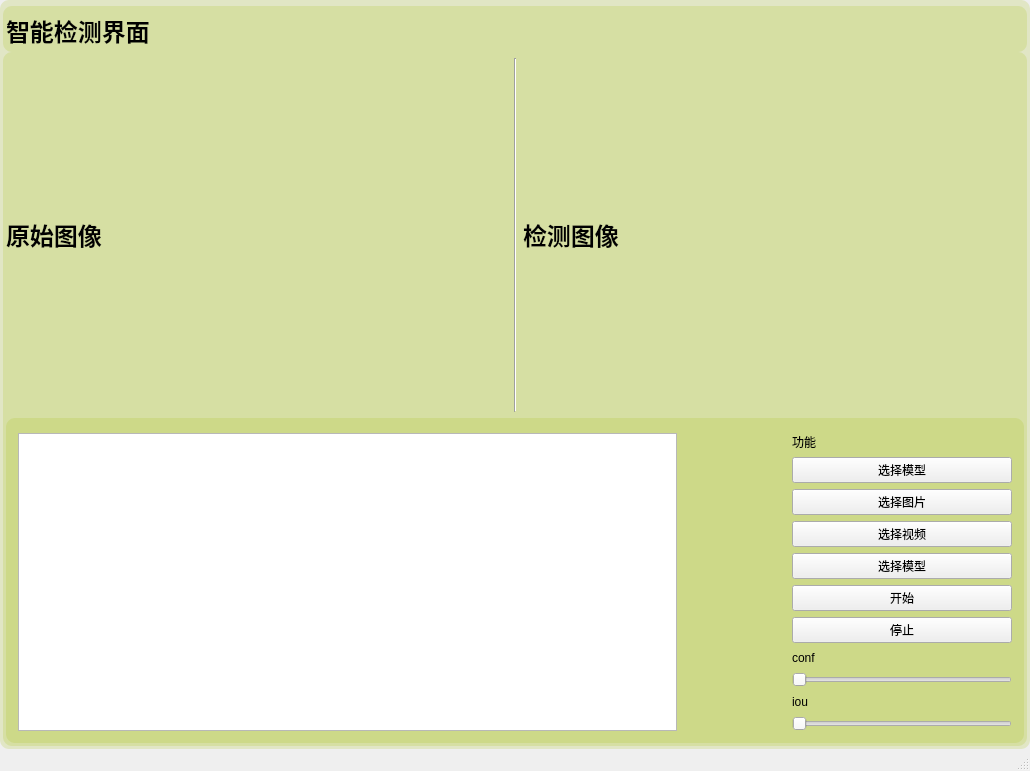
<?xml version="1.0" encoding="UTF-8"?>
<ui version="4.0">
 <class>MainWindow</class>
 <widget class="QMainWindow" name="MainWindow">
  <property name="geometry">
   <rect>
    <x>0</x>
    <y>0</y>
    <width>1030</width>
    <height>771</height>
   </rect>
  </property>
  <property name="windowTitle">
   <string>MainWindow</string>
  </property>
  <widget class="QWidget" name="centralwidget">
   <layout class="QVBoxLayout" name="verticalLayout" stretch="0">
    <property name="spacing">
     <number>0</number>
    </property>
    <property name="leftMargin">
     <number>0</number>
    </property>
    <property name="topMargin">
     <number>0</number>
    </property>
    <property name="rightMargin">
     <number>0</number>
    </property>
    <property name="bottomMargin">
     <number>0</number>
    </property>
    <item>
     <widget class="QGroupBox" name="groupBox1">
      <property name="styleSheet">
       <string notr="true">#groupBox1{
border: 0px solid #42adff;
border-radius:9px;
background:rgba(166, 195, 25, 50);}</string>
      </property>
      <property name="title">
       <string/>
      </property>
      <layout class="QVBoxLayout" name="verticalLayout_3" stretch="1,15">
       <property name="spacing">
        <number>0</number>
       </property>
       <property name="leftMargin">
        <number>0</number>
       </property>
       <property name="topMargin">
        <number>0</number>
       </property>
       <property name="rightMargin">
        <number>0</number>
       </property>
       <property name="bottomMargin">
        <number>0</number>
       </property>
       <item>
        <widget class="QGroupBox" name="groupBox2">
         <property name="styleSheet">
          <string notr="true">#groupBox2{
border: 0px solid #42adff;
border-radius:9px;
background:rgba(166, 195, 25, 50);}</string>
         </property>
         <property name="title">
          <string/>
         </property>
         <layout class="QHBoxLayout" name="horizontalLayout_2">
          <property name="leftMargin">
           <number>0</number>
          </property>
          <property name="topMargin">
           <number>0</number>
          </property>
          <property name="rightMargin">
           <number>0</number>
          </property>
          <property name="bottomMargin">
           <number>0</number>
          </property>
          <item>
           <widget class="QLabel" name="label_4">
            <property name="styleSheet">
             <string notr="true">QLabel
{
	font-size: 24px;
	font-family: &quot;Microsoft YaHei&quot;;
	font-weight: bold;
 		border-radius:9px;
		background:rgba(66, 195, 255, 0);
color: rgb(0, 0, 0);
}
</string>
            </property>
            <property name="frameShape">
             <enum>QFrame::NoFrame</enum>
            </property>
            <property name="text">
             <string>智能检测界面</string>
            </property>
            <property name="textFormat">
             <enum>Qt::AutoText</enum>
            </property>
           </widget>
          </item>
          <item>
           <spacer name="horizontalSpacer">
            <property name="orientation">
             <enum>Qt::Horizontal</enum>
            </property>
            <property name="sizeHint" stdset="0">
             <size>
              <width>715</width>
              <height>28</height>
             </size>
            </property>
           </spacer>
          </item>
          <item>
           <layout class="QHBoxLayout" name="horizontalLayout_5">
            <property name="spacing">
             <number>0</number>
            </property>
            <item>
             <widget class="QPushButton" name="minButton">
              <property name="minimumSize">
               <size>
                <width>50</width>
                <height>28</height>
               </size>
              </property>
              <property name="maximumSize">
               <size>
                <width>50</width>
                <height>28</height>
               </size>
              </property>
              <property name="styleSheet">
               <string notr="true">QPushButton {
border-style: solid;
border-width: 0px;
border-radius: 0px;
background-color: rgba(223, 223, 223, 0);}
QPushButton::focus{outline: none;}
QPushButton::hover {
border-style: solid;
border-width: 0px;
border-radius: 0px;
background-color: rgba(223, 223, 223, 150);}</string>
              </property>
              <property name="text">
               <string/>
              </property>
              <property name="icon">
               <iconset>
                <normaloff>:/img/icon/最小化.png</normaloff>:/img/icon/最小化.png</iconset>
              </property>
             </widget>
            </item>
            <item>
             <widget class="QPushButton" name="maxButton">
              <property name="minimumSize">
               <size>
                <width>50</width>
                <height>28</height>
               </size>
              </property>
              <property name="maximumSize">
               <size>
                <width>50</width>
                <height>28</height>
               </size>
              </property>
              <property name="styleSheet">
               <string notr="true">QPushButton {
border-style: solid;
border-width: 0px;
border-radius: 0px;
background-color: rgba(223, 223, 223, 0);}
QPushButton::focus{outline: none;}
QPushButton::hover {
border-style: solid;
border-width: 0px;
border-radius: 0px;
background-color: rgba(223, 223, 223, 150);}</string>
              </property>
              <property name="text">
               <string/>
              </property>
              <property name="icon">
               <iconset>
                <normaloff>:/img/icon/正方形.png</normaloff>
                <activeon>:/img/icon/还原.png</activeon>
                <selectedon>:/img/icon/还原.png</selectedon>:/img/icon/正方形.png</iconset>
              </property>
              <property name="checkable">
               <bool>true</bool>
              </property>
             </widget>
            </item>
            <item>
             <widget class="QPushButton" name="closeButton">
              <property name="minimumSize">
               <size>
                <width>50</width>
                <height>28</height>
               </size>
              </property>
              <property name="maximumSize">
               <size>
                <width>50</width>
                <height>28</height>
               </size>
              </property>
              <property name="styleSheet">
               <string notr="true">QPushButton {
border-style: solid;
border-width: 0px;
border-radius: 0px;
background-color: rgba(223, 223, 223, 0);}
QPushButton::focus{outline: none;}
QPushButton::hover {
border-style: solid;
border-width: 0px;
border-radius: 0px;
background-color: rgba(223, 223, 223, 150);}</string>
              </property>
              <property name="text">
               <string/>
              </property>
              <property name="icon">
               <iconset>
                <normaloff>:/img/icon/关闭.png</normaloff>:/img/icon/关闭.png</iconset>
              </property>
             </widget>
            </item>
           </layout>
          </item>
         </layout>
        </widget>
       </item>
       <item>
        <widget class="QGroupBox" name="groupBox4">
         <property name="styleSheet">
          <string notr="true">#groupBox4{
border: 0px solid #42adff;
border-radius:9px;
background:rgba(166, 195, 25, 50);}</string>
         </property>
         <property name="title">
          <string/>
         </property>
         <layout class="QVBoxLayout" name="verticalLayout_5" stretch="15,1">
          <property name="leftMargin">
           <number>0</number>
          </property>
          <property name="topMargin">
           <number>0</number>
          </property>
          <property name="rightMargin">
           <number>0</number>
          </property>
          <property name="bottomMargin">
           <number>0</number>
          </property>
          <item>
           <layout class="QHBoxLayout" name="horizontalLayout">
            <item>
             <widget class="QLabel" name="label">
              <property name="maximumSize">
               <size>
                <width>712</width>
                <height>512</height>
               </size>
              </property>
              <property name="font">
               <font>
                <family>Microsoft YaHei</family>
                <pointsize>-1</pointsize>
                <weight>75</weight>
                <italic>false</italic>
                <bold>true</bold>
               </font>
              </property>
              <property name="styleSheet">
               <string notr="true">QLabel
{
	font-size: 24px;
	font-family: &quot;Microsoft YaHei&quot;;
	font-weight: bold;
 		border-radius:9px;
		background:rgba(66, 195, 255, 0);
color: rgb(0, 0, 0);
}
</string>
              </property>
              <property name="text">
               <string>原始图像</string>
              </property>
             </widget>
            </item>
            <item>
             <widget class="Line" name="line">
              <property name="orientation">
               <enum>Qt::Vertical</enum>
              </property>
             </widget>
            </item>
            <item>
             <widget class="QLabel" name="label_2">
              <property name="maximumSize">
               <size>
                <width>712</width>
                <height>512</height>
               </size>
              </property>
              <property name="font">
               <font>
                <family>Microsoft YaHei</family>
                <pointsize>-1</pointsize>
                <weight>75</weight>
                <bold>true</bold>
               </font>
              </property>
              <property name="styleSheet">
               <string notr="true">QLabel
{
	font-size: 24px;
	font-family: &quot;Microsoft YaHei&quot;;
	font-weight: bold;
 		border-radius:9px;
		background:rgba(66, 195, 255, 0);
color: rgb(0, 0, 0);
}
</string>
              </property>
              <property name="text">
               <string>检测图像</string>
              </property>
             </widget>
            </item>
           </layout>
          </item>
          <item>
           <widget class="QGroupBox" name="groupBox3">
            <property name="styleSheet">
             <string notr="true">#groupBox3{
border: 0px solid #42adff;
border-radius:9px;
background:rgba(166, 195, 25, 50);}</string>
            </property>
            <property name="title">
             <string/>
            </property>
            <layout class="QHBoxLayout" name="horizontalLayout_3" stretch="6,1,2">
             <item>
              <widget class="QTextBrowser" name="textBrowser"/>
             </item>
             <item>
              <spacer name="horizontalSpacer_3">
               <property name="orientation">
                <enum>Qt::Horizontal</enum>
               </property>
               <property name="sizeHint" stdset="0">
                <size>
                 <width>428</width>
                 <height>298</height>
                </size>
               </property>
              </spacer>
             </item>
             <item>
              <layout class="QVBoxLayout" name="verticalLayout_2">
               <item>
                <widget class="QLabel" name="label_3">
                 <property name="layoutDirection">
                  <enum>Qt::LeftToRight</enum>
                 </property>
                 <property name="text">
                  <string>功能</string>
                 </property>
                </widget>
               </item>
               <item>
                <widget class="QPushButton" name="pushButton">
                 <property name="text">
                  <string>选择模型</string>
                 </property>
                </widget>
               </item>
               <item>
                <widget class="QPushButton" name="pushButton_2">
                 <property name="text">
                  <string>选择图片</string>
                 </property>
                </widget>
               </item>
               <item>
                <widget class="QPushButton" name="pushButton_3">
                 <property name="text">
                  <string>选择视频</string>
                 </property>
                </widget>
               </item>
               <item>
                <widget class="QPushButton" name="pushButton_5">
                 <property name="text">
                  <string>选择模型</string>
                 </property>
                </widget>
               </item>
               <item>
                <widget class="QPushButton" name="pushButton_4">
                 <property name="text">
                  <string>开始</string>
                 </property>
                </widget>
               </item>
               <item>
                <widget class="QPushButton" name="pushButton_6">
                 <property name="text">
                  <string>停止</string>
                 </property>
                </widget>
               </item>
               <item>
                <widget class="QLabel" name="label_5">
                 <property name="text">
                  <string>conf</string>
                 </property>
                </widget>
               </item>
               <item>
                <widget class="QSlider" name="horizontalSlider">
                 <property name="orientation">
                  <enum>Qt::Horizontal</enum>
                 </property>
                </widget>
               </item>
               <item>
                <widget class="QLabel" name="label_6">
                 <property name="text">
                  <string>iou</string>
                 </property>
                </widget>
               </item>
               <item>
                <widget class="QSlider" name="horizontalSlider_2">
                 <property name="orientation">
                  <enum>Qt::Horizontal</enum>
                 </property>
                </widget>
               </item>
              </layout>
             </item>
            </layout>
           </widget>
          </item>
         </layout>
        </widget>
       </item>
      </layout>
     </widget>
    </item>
   </layout>
  </widget>
  <widget class="QStatusBar" name="statusbar"/>
 </widget>
 <resources/>
 <connections/>
</ui>
